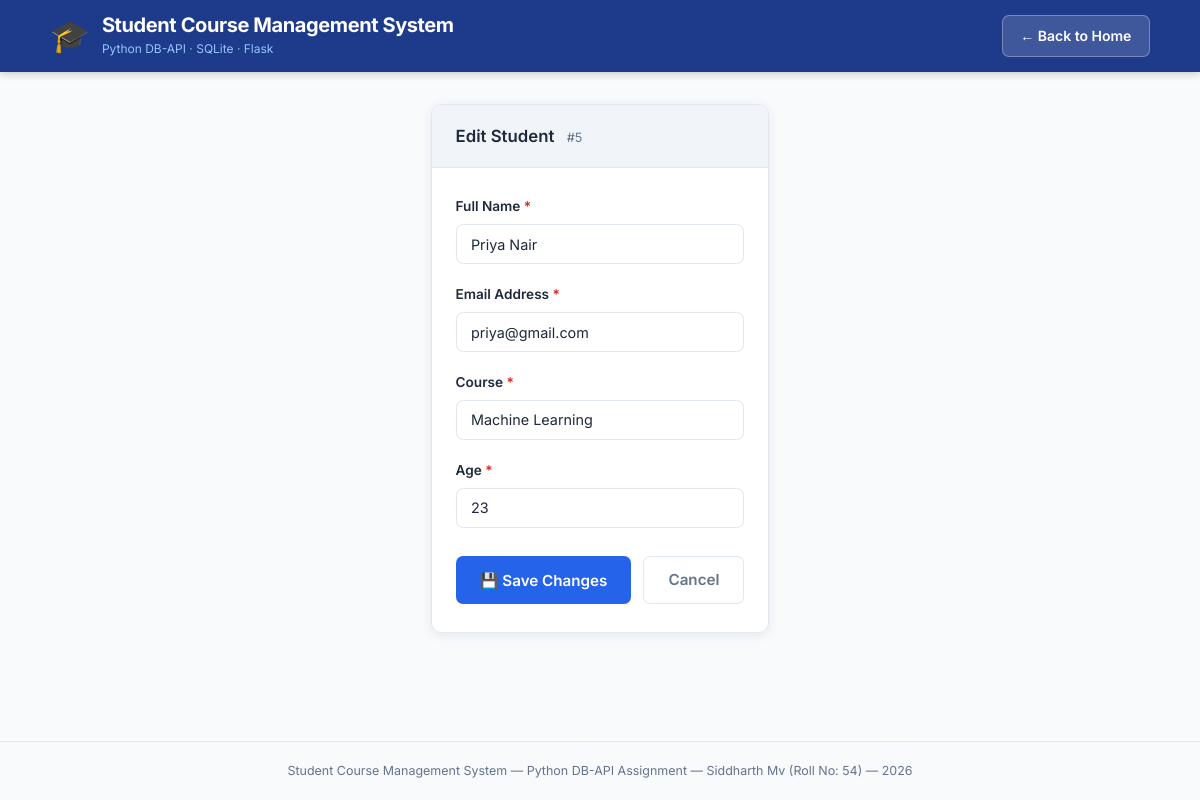
Screenshot of /edit/5 with the database file from the repository.
### tables this page shows
CREATE TABLE students (
    id INTEGER PRIMARY KEY AUTOINCREMENT,
    name TEXT NOT NULL,
    email TEXT NOT NULL UNIQUE,
    course TEXT NOT NULL,
    age INTEGER NOT NULL);

### app.py (the view, shortened to what this page needs)
@app.route('/edit/<int:student_id>', methods=['GET', 'POST'])
def edit_student(student_id):
    conn = None
    cursor = None
    try:
        conn = get_connection()
        cursor = conn.cursor()
        cursor.execute('SELECT * FROM students WHERE id = ?', (student_id,))
        student = cursor.fetchone()
        if student is None:
            flash('Student not found.', 'danger')
            return redirect(url_for('index'))
        return render_template('edit_student.html', student=student)
    except sqlite3.Error as e:
        flash(f'Database error: {e}', 'danger')
        return redirect(url_for('index'))
    finally:
        if cursor:
            cursor.close()
        if conn:
            conn.close()

### app.py (called while the page is built)
def get_connection():
    conn = sqlite3.connect(DATABASE)
    conn.row_factory = sqlite3.Row   # Allows column access by name
    return conn

### templates/edit_student.html (shortened to what this page needs)
<!DOCTYPE html>
<html lang="en">
<head>
    <link rel="stylesheet" href="{{ url_for('static', filename='css/style.css') }}">
</head>
<body>
    <header class="site-header">
        <div class="header-inner">
            <div class="header-title">
                <span class="header-icon">🎓</span>
                <div>
                    <h1>Student Course Management System</h1>
                    <p class="subtitle">Python DB-API · SQLite · Flask</p>
                </div>
            </div>
            <a href="{{ url_for('index') }}" class="btn btn-secondary">← Back to Home</a>
        </div>
    </header>
    <main class="container">
        <section class="card form-card">
            <div class="card-header">
                <h2>Edit Student <span class="id-badge">#{{ student['id'] }}</span></h2>
            </div>
            <form action="{{ url_for('edit_student', student_id=student['id']) }}" method="POST" class="student-form" novalidate>
                <div class="form-group">
                    <label for="name">Full Name <span class="required">*</span></label>
                    <input type="text" id="name" name="name" class="form-control"
                           value="{{ student['name'] }}" required>
                </div>
                <div class="form-group">
                    <label for="email">Email Address <span class="required">*</span></label>
                    <input type="email" id="email" name="email" class="form-control"
                           value="{{ student['email'] }}" required>
                </div>
                <div class="form-group">
                    <label for="course">Course <span class="required">*</span></label>
                    <input type="text" id="course" name="course" class="form-control"
                           value="{{ student['course'] }}" required>
                </div>
                <div class="form-group">
                    <label for="age">Age <span class="required">*</span></label>
                    <input type="number" id="age" name="age" class="form-control"
                           value="{{ student['age'] }}" min="1" max="120" required>
                </div>
                <div class="form-actions">
                    <button type="submit" class="btn btn-primary btn-lg">💾 Save Changes</button>
                    <a href="{{ url_for('index') }}" class="btn btn-ghost btn-lg">Cancel</a>
                </div>
            </form>
        </section>
    </main>
    <footer class="site-footer">
        <p>Student Course Management System &mdash; Python DB-API Assignment &mdash; Siddharth Mv (Roll No: 54) &mdash; 2026</p>
    </footer>
</body>
</html>

### static/css/style.css (style rules this page uses)
:root { --primary: #2563eb; --primary-dark: #1d4ed8; --primary-light: #eff6ff; --success: #16a34a; --success-light: #f0fdf4; --danger: #dc2626; --danger-light: #fef2f2; --text-main: #1e293b; --text-muted: #64748b; --border: #e2e8f0; --bg: #f8fafc; --card-bg: #ffffff; --header-bg: #1e3a8a; --radius: 10px; --shadow: 0 2px 12px rgba(0,0,0,0.08); }
*, *::before, *::after { box-sizing: border-box; margin: 0; padding: 0; }
html { font-size: 16px; scroll-behavior: smooth; }
body { font-family: 'Inter', system-ui, sans-serif; background: var(--bg); color: var(--text-main); min-height: 100vh; display: flex; flex-direction: column; line-height: 1.6; }
.site-header { background: var(--header-bg); color: #fff; padding: 0 2rem; box-shadow: 0 2px 8px rgba(0,0,0,0.2); }
.header-inner { max-width: 1100px; margin: 0 auto; display: flex; align-items: center; justify-content: space-between; height: 72px; gap: 1rem; }
.header-title { display: flex; align-items: center; gap: 0.75rem; }
.header-icon { font-size: 2rem; }
.header-title h1 { font-size: 1.25rem; font-weight: 700; letter-spacing: -0.02em; line-height: 1.2; }
.subtitle { font-size: 0.75rem; color: #93c5fd; font-weight: 400; margin-top: 2px; }
.container { max-width: 1100px; margin: 2rem auto; padding: 0 1.5rem; flex: 1; }
.card { background: var(--card-bg); border-radius: var(--radius); box-shadow: var(--shadow); overflow: hidden; border: 1px solid var(--border); margin-bottom: 1.5rem; }
.card-header { display: flex; align-items: center; justify-content: space-between; padding: 1.1rem 1.5rem; border-bottom: 1px solid var(--border); background: #f1f5f9; }
.card-header h2 { font-size: 1.05rem; font-weight: 600; color: var(--text-main); }
.btn { display: inline-flex; align-items: center; gap: 0.35rem; padding: 0.55rem 1.1rem; border-radius: 7px; font-family: inherit; font-size: 0.875rem; font-weight: 600; cursor: pointer; border: none; text-decoration: none; transition: background 0.15s, transform 0.1s, box-shadow 0.15s; white-space: nowrap; }
.btn-primary { background: var(--primary); color: #fff; }
.btn-secondary { background: rgba(255,255,255,0.15); color: #fff; border: 1px solid rgba(255,255,255,0.3); }
.btn-ghost { background: transparent; color: var(--text-muted); border: 1px solid var(--border); }
.btn-lg { padding: 0.7rem 1.5rem; font-size: 0.95rem; }
.form-card { max-width: 640px; margin: 0 auto; }
.student-form { padding: 1.75rem 1.5rem; }
.form-group { margin-bottom: 1.25rem; }
.form-group label { display: block; font-size: 0.85rem; font-weight: 600; color: var(--text-main); margin-bottom: 0.4rem; }
.required { color: var(--danger); }
.form-control { width: 100%; padding: 0.65rem 0.9rem; border: 1.5px solid var(--border); border-radius: 7px; font-family: inherit; font-size: 0.9rem; color: var(--text-main); background: #fff; transition: border-color 0.15s, box-shadow 0.15s; outline: none; }
.form-control::placeholder { color: #94a3b8; }
.form-actions { display: flex; gap: 0.75rem; margin-top: 1.75rem; flex-wrap: wrap; }
.id-badge { font-size: 0.8rem; color: var(--text-muted); font-weight: 400; margin-left: 0.5rem; }
.site-footer { text-align: center; padding: 1.2rem; font-size: 0.78rem; color: var(--text-muted); border-top: 1px solid var(--border); margin-top: auto; }

### rows the page displays
students: id "5", name "Priya Nair", email "priya@gmail.com", course "Machine Learning", age "23"
